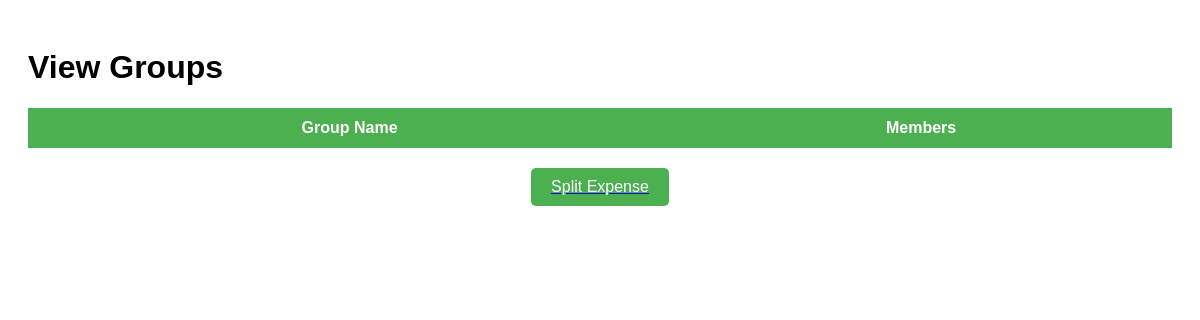
The app's page /view_groups (signed in), older data.
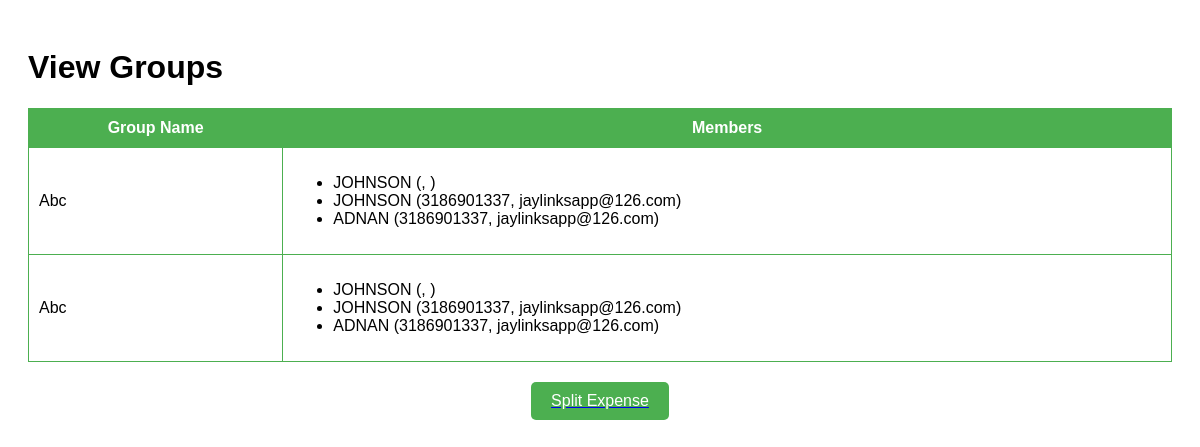
The same page, newer data.
### tables this page shows
CREATE TABLE members (
            id INTEGER PRIMARY KEY AUTOINCREMENT,
            group_name TEXT NOT NULL,
            name TEXT NOT NULL,
            phone TEXT NOT NULL,
            email TEXT NOT NULL,
            FOREIGN KEY (group_name) REFERENCES groups_table(group_name)
        );

### app.py (the view)
@app.route('/view_groups')
def view_groups():
    if 'username' not in session:
        return redirect(url_for('login'))
    logged_in_user = session['username']
    conn = sqlite3.connect(db_path)
    cursor = conn.cursor()
    cursor.execute('SELECT group_name FROM members WHERE name = ?', (logged_in_user,))
    groups = cursor.fetchall()
    group_data = []
    for group in groups:
        cursor.execute('SELECT name, phone, email FROM members WHERE group_name = ?', (group[0],))
        members = cursor.fetchall()
        group_data.append({'group_name': group[0], 'members': members})
    conn.close()
    return render_template('view_groups.html', groups=group_data)

### templates/view_groups.html (shortened to what this page needs)
<!DOCTYPE html>
<html lang="en">
<head>
</head>
<body>
    <h1>View Groups</h1>
    <table>
        <thead>
            <tr>
                <th>Group Name</th>
                <th>Members</th>
            </tr>
        </thead>
        <tbody>
            {% for group in groups %}
            <tr>
                <td>{{ group.group_name }}</td>
                <td>
                    <ul>
                        {% for member in group.members %}
                        <li>{{ member[0] }} ({{ member[1] }}, {{ member[2] }})</li>
                        {% endfor %}
                    </ul>
                </td>
            </tr>
            {% endfor %}
        </tbody>
    </table>
    <a href="{{ url_for('split_expense') }}">
        <button class="split-expense-btn">Split Expense</button>
    </a>
</body>
</html>

### templates/view_groups.html (style rules this page uses)
body { font-family: Arial, sans-serif; background: linear-gradient(135deg, #e0f7fa, #e8f5e9); background-image: url('https://i.postimg.cc/m2Mwh4S5/background-image.webp'); background-size: cover; background-position: center; padding: 20px; }
table { width: 100%; border-collapse: collapse; margin-top: 20px; }
table, th, td { border: 1px solid #4caf50; }
th { background-color: #4caf50; color: white; padding: 10px; }
td { padding: 10px; text-align: left; }
.split-expense-btn { display: block; margin: 20px auto; padding: 10px 20px; background-color: #4caf50; color: white; border: none; border-radius: 5px; cursor: pointer; font-size: 1rem; }

Row changes from the older to the newer data that the page shows:
added members: group_name "Abc", name "JOHNSON"
added members: name "JOHNSON", phone "3186901337", email "jaylinksapp@126.com", group_name "Abc"
added members: name "ADNAN", phone "3186901337", email "jaylinksapp@126.com"
